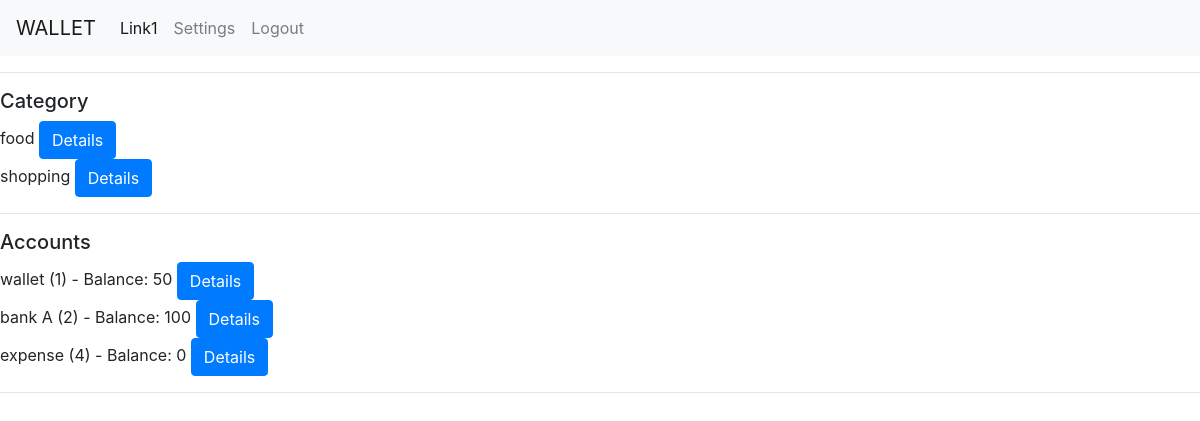
The app's page /settingPage, older data.
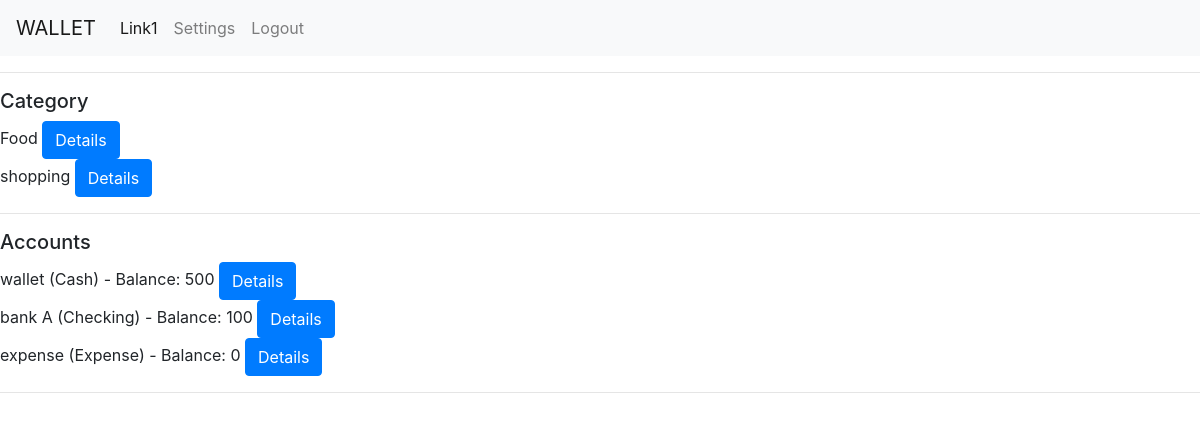
The same page, newer data.
### walletapp/models.py (models this page shows, shortened)
class dbCategory(models.Model):
    category = models.CharField(max_length=64)

class dbAccount(models.Model):
    accountName = models.CharField(max_length=64)
    accountBalance = models.CharField(max_length=64)
    accountType = models.CharField(max_length=64)
    def __str__(self):
        return f"{self.accountName} ({self.accountType}) - Balance: {self.accountBalance}"

### walletapp/views.py (the view)
# urls.py: path('settingPage', views.settingPage, name='settingPage'),
def settingPage(request):
    context = {
    "user": request.user,
    "category": dbCategory.objects.all(),
    "transaction": dbEntry.objects.all().reverse(),
    "accounts": dbAccount.objects.all(),
    "message": None,
    }
    return render(request, "walletapp/setting.html", context)

### walletapp/templates/walletapp/setting.html (shortened to what this page needs)
{% extends 'walletapp/layout.html' %}
{% block body %}
<div class="categoryContainer">
    <hr>
    <h5>Category</h5>
    {% for item in category %}
    <div class="categorySub">
        <span>{{item.category}}</span>
        <button type="button" class="btn btn-primary" data-toggle="modal" data-target="#categoryModal" onclick="categoryDetail('{{item.id}}', '{{item.category}}')">Details</button>
    </div>
    {% endfor %}
</div>
<div class="accountContainer">
    <hr>
    <h5>Accounts</h5>
    {% for item in accounts %}
    <div class="accountSub">
        <span>{{item}}</span>
        <button type="button" class="btn btn-primary" data-toggle="modal" data-target="#accountModal" onclick="accountDetail('{{item.id}}', '{{item.accountName}}', '{{item.accountBalance}}', '{{item.accountType}}')">Details</button>
    </div>
    {% endfor %}
</div>
<hr>
{% endblock %}

Row changes from the older to the newer data that the page shows:
changed dbCategory: category "food" → "Food"
changed dbAccount: accountName+accountType+accountBalance "wallet (1) - Balance: 50" → "wallet (Cash) - Balance: 500"
changed dbAccount: accountName+accountType+accountBalance "bank A (2) - Balance: 100" → "bank A (Checking) - Balance: 100"
changed dbAccount: accountName+accountType+accountBalance "expense (4) - Balance: 0" → "expense (Expense) - Balance: 0"
